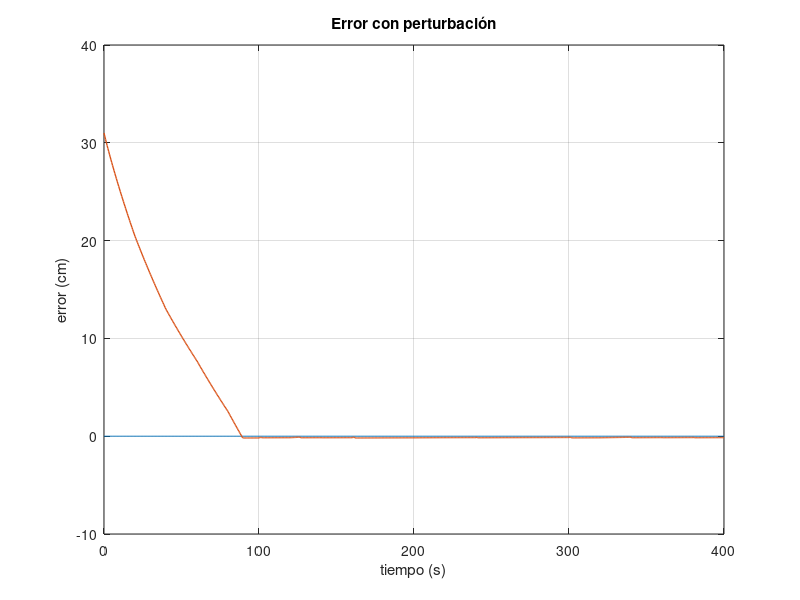

This chart was generated by the following MATLAB code:

clear all;

load("error.mat");
resized = [680, 458, 280, 210];

figure(2)
plot(error(1,:), zeros(size(error(1,:))), error(1,:), error(2,:)*100, 'linewidth', 1);
grid on;
xlabel('tiempo (s)');
ylabel('error (cm)');
title('Error con perturbación');
set(gcf, 'Position', resized);